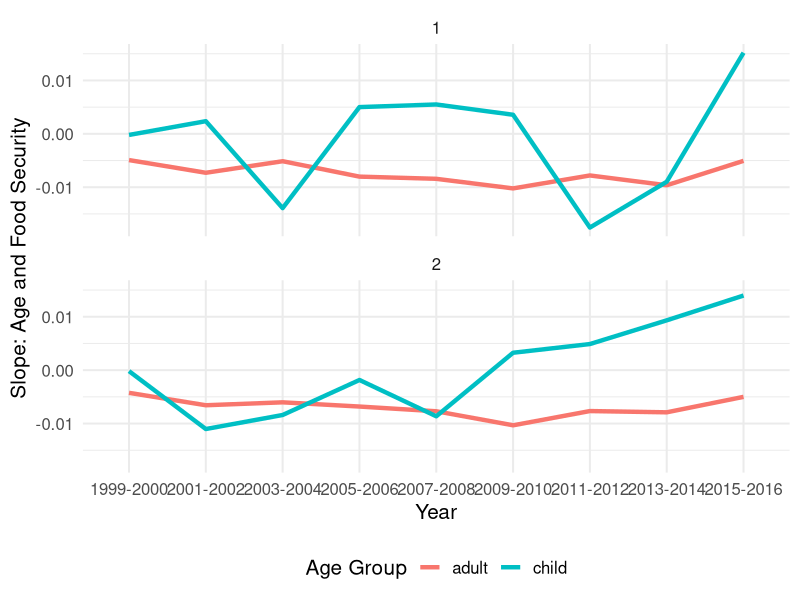
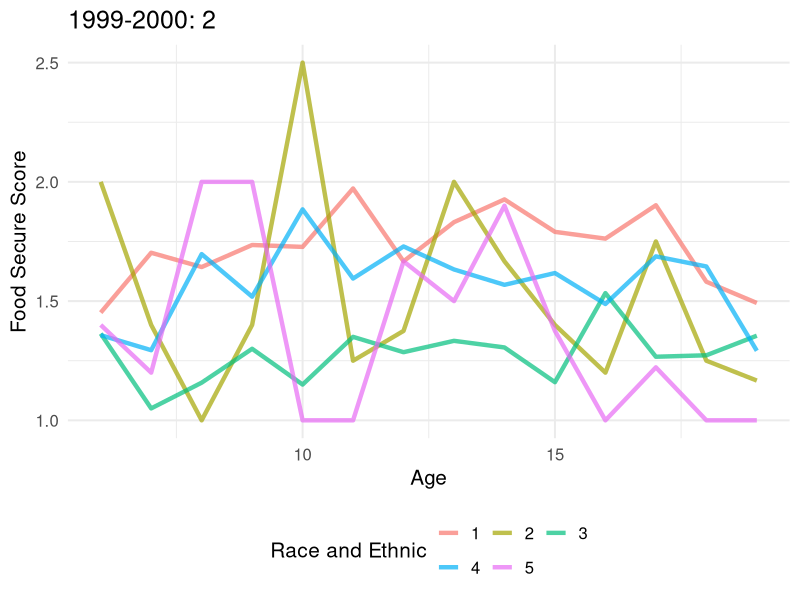
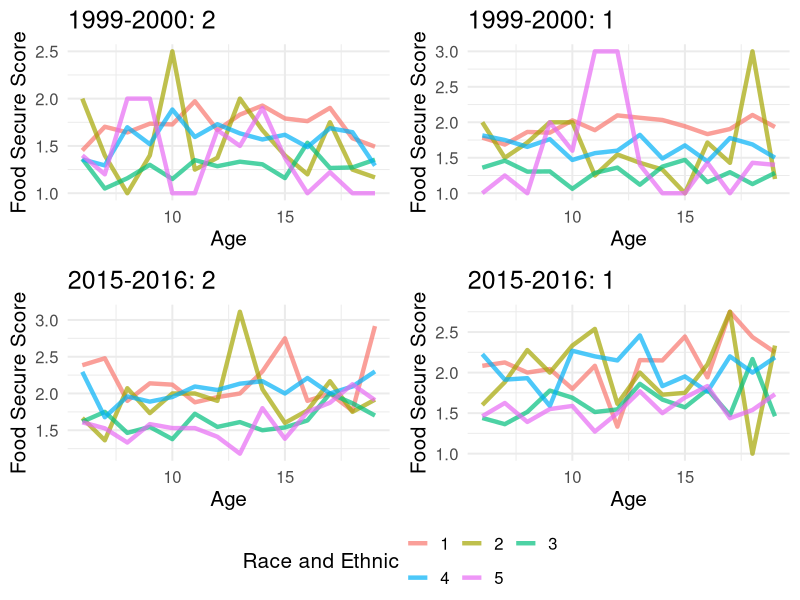
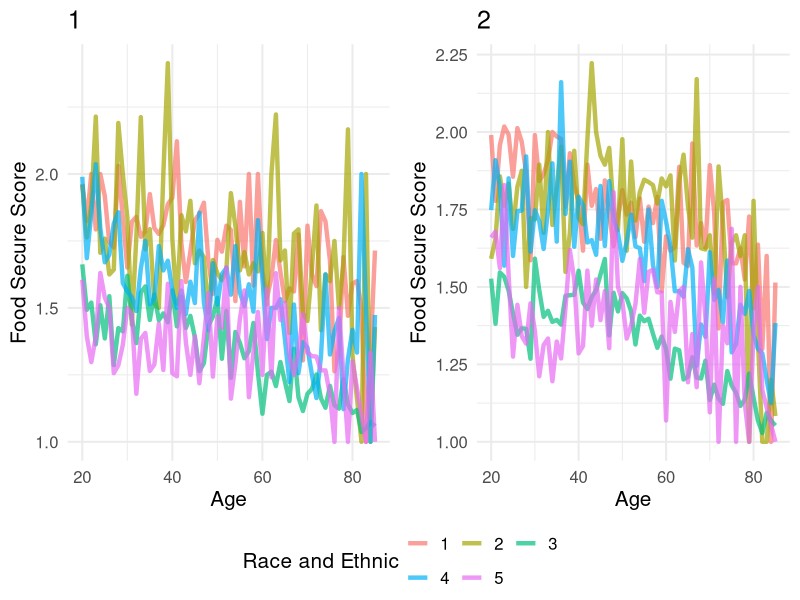

Generate these figures, in order, with R:
## ---- chunk 1

library(tidyverse)
theme_set(theme_minimal(15))

df<- read_csv(here::here('data','nhanes_1999-2016.csv')) %>% 
  filter(!is.na(hh_food_secure)) %>% 
  mutate(age_group = ifelse((is.na(educ_adult) & !is.na(educ_child)),
                            'child',
                            ifelse((!is.na(educ_adult) & is.na(educ_child)),
                                   'adult',
                                   NA))) %>% 
  filter(!is.na(age_group)) %>% 
  mutate(educ = ifelse(age_group == 'adult',
                       educ_adult,
                       educ_child)) %>% 
  select(-c(educ_adult, educ_child)) %>% 
  mutate(gender = as.factor(gender),
         race_ethnic = as.factor(race_ethnic),
         age_group = as.factor(age_group))

str(df)
## ---- chunk 2

head(df)

## ---- chunk 3

split_df = split(df, list(df$gender, df$age_group, df$year))

head(split_df$`female.adult.1999-2000`)

## ---- chunk 4

nest_df = df %>% 
  group_by(year, age_group, gender) %>% 
  nest()

head(nest_df)

## ---- chunk 5

model_df = nest_df %>% 
  mutate(n = map_dbl(data, nrow),
         m1 = map(data, ~lm(hh_food_secure ~ age, data = .x)),
         coefs = map(m1, coef),
         intercept = map_dbl(coefs, 1),
         slope = map_dbl(coefs, 2))

head(model_df)
## ---- chunk 6
model_df %>% 
  ggplot(aes(x = year, y = slope, color = age_group, group = age_group)) + 
  geom_line(size = 1.5) + 
  facet_wrap(~gender, nrow = 2) +
  theme(legend.position = 'bottom') + 
  labs(y = 'Slope: Age and Food Security',
       x = 'Year',
       color = 'Age Group')
## ---- chunk 7
child_model_df = model_df %>% filter(age_group == 'child')

plotting <- function(df, gender, year = NULL){
  
  p = df %>% 
    group_by(age, race_ethnic) %>% 
    summarise(m = mean(hh_food_secure),
              sd = sd(hh_food_secure)) %>% 
    ggplot(aes(x =age,
               y = m,
               color = race_ethnic))+
    geom_line(alpha = 0.7, size = 1.5) +
    theme(legend.position = 'bottom')+
    labs(x = 'Age',
         y = 'Food Secure Score',
         color = 'Race and Ethnic') + 
    guides(color = guide_legend(nrow = 2, byrow = TRUE))
  
  if(missing(year)){
    p = p + labs(title = gender)
  }else{
    p = p + labs(title = paste(year, gender, sep = ": "))}

  p
  
  }

# make sure the funtion works for one row of data.
plotting(child_model_df$data[[1]], 
         child_model_df$gender[[1]], 
         child_model_df$year[[1]])
## ---- chunk 8

child_model_plot_df <- child_model_df %>% 
  mutate(nest_plot = pmap(list(data, gender, year),
                          ~{plotting(..1, ..2, ..3)})
                          )

ggpubr::ggarrange(child_model_plot_df$nest_plot[[1]],
                  child_model_plot_df$nest_plot[[2]],
                  child_model_plot_df$nest_plot[[17]],
                  child_model_plot_df$nest_plot[[18]],
                  ncol = 2, nrow = 2,
                  common.legend = TRUE,
                  legend = 'bottom')

## ---- chunk 9
adult_df = model_df %>% 
  filter(age_group == 'adult') %>%
  select(year, gender, age_group, data) %>% unnest(data)
head(adult_df)
## ---- chunk 10
adult_plot_df = adult_df %>% 
  group_by(gender) %>% 
  nest() %>% 
  mutate(nest_plot = map2(data, gender,
                          ~plotting(.x, .y)))

ggpubr::ggarrange(adult_plot_df$nest_plot[[1]],
                  adult_plot_df$nest_plot[[2]],
                  ncol = 2,
                  common.legend = TRUE,
                  legend = 'bottom')

